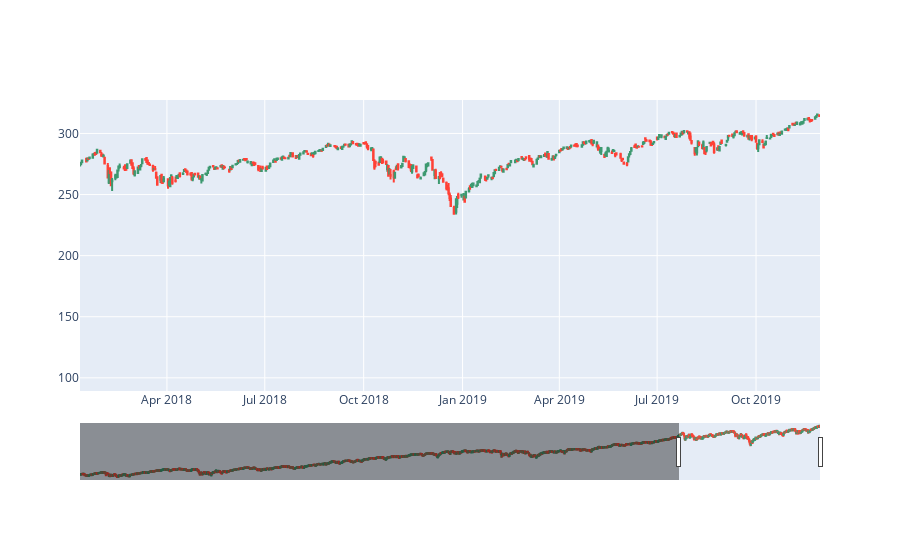

This figure's notebook cell:
### Code cell
df = spy_df.copy()

fig = go.Figure(data=[go.Candlestick(x=df.index,
                open=df['Open'],
                high=df['High'],
                low=df['Low'],
                close=df['Close'])])

fig.show()

### Figure 1 — Plotly figure (JSON) as saved in the notebook; plotly's stock layout.template omitted (floating-point values rounded to 4 significant figures; data arrays with more than 128 entries replaced by an {"elided": "..."} marker saying what was removed)
{"data": [{"close": {"elided": "2496 float values"}, "high": {"elided": "2496 float values"}, "low": {"elided": "2496 float values"}, "open": {"elided": "2496 float values"}, "type": "candlestick", "x": {"elided": "2496 str values"}}], "layout": {"autosize": true, "xaxis": {"autorange": false, "range": ["2018-01-10 02:50:15.7651", "2019-11-29 12:00"], "rangeslider": {"autorange": true, "range": ["2009-12-30 12:00", "2019-11-29 12:00"], "yaxis": {"_template": null, "rangemode": "match"}}, "type": "date"}, "yaxis": {"autorange": true, "range": [89.22, 327.4]}}}
